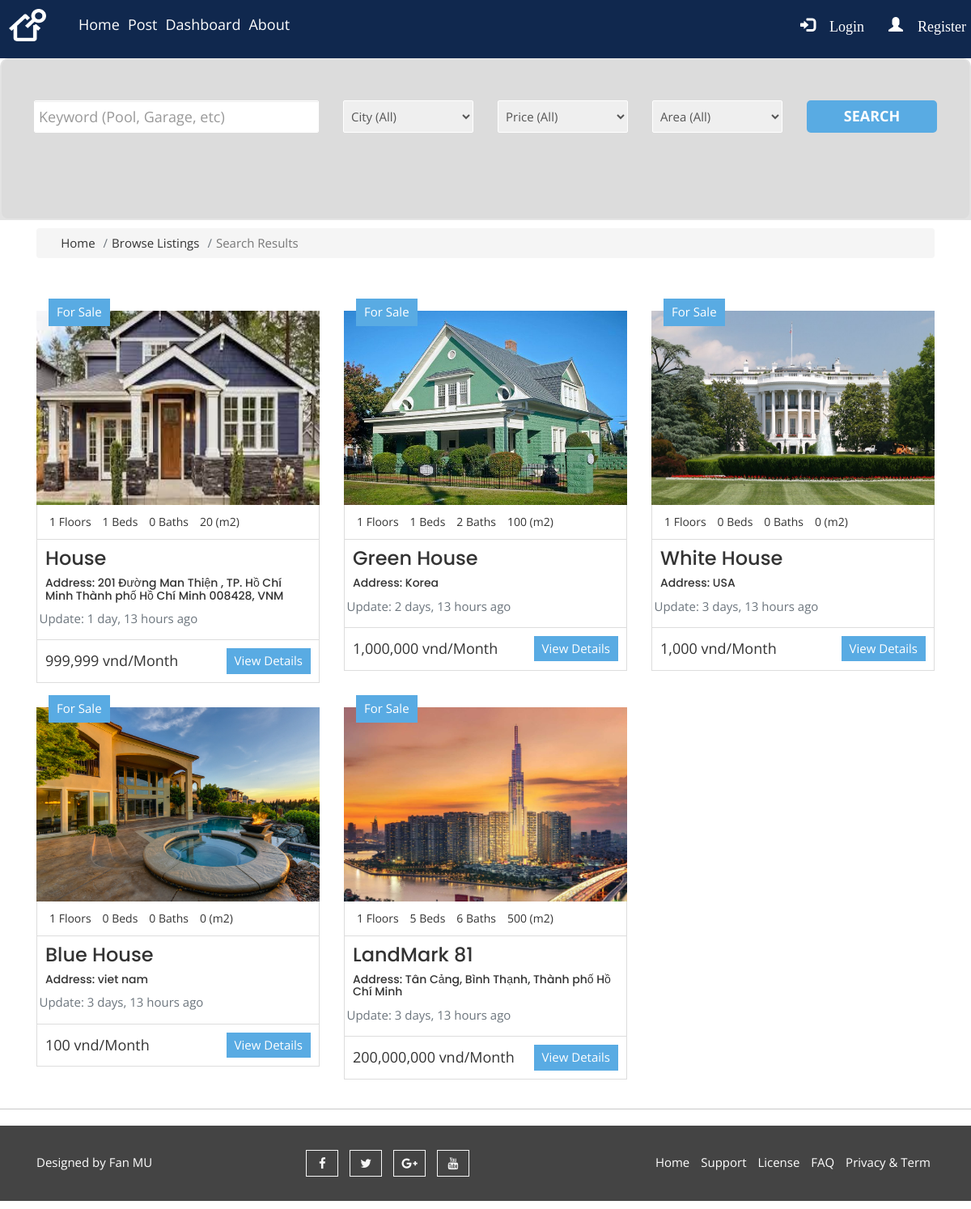
The page /search on the database as committed earlier.
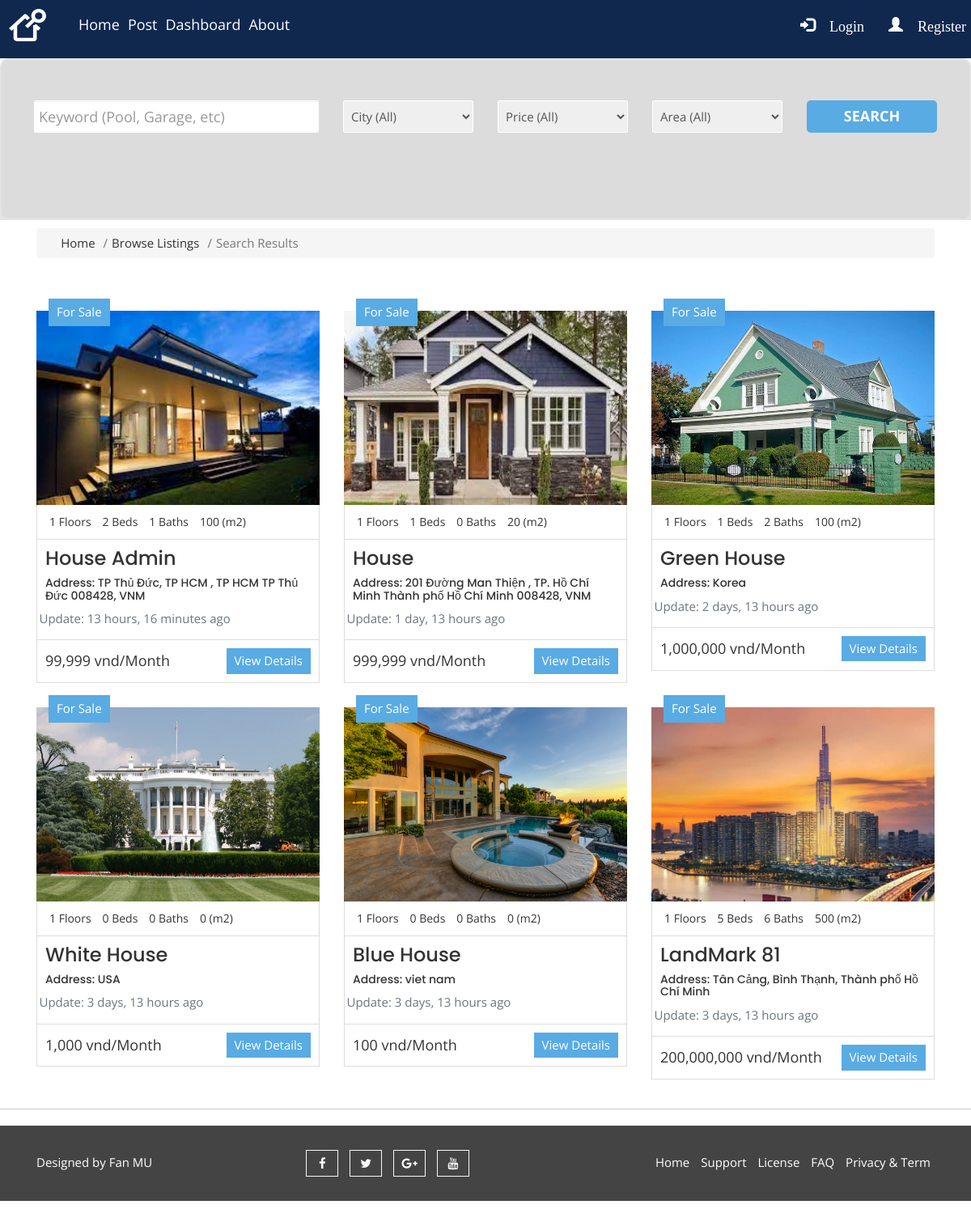
The same page on the database as committed later.
### house/models.py (models this page shows, shortened)
class Listing(models.Model):
    status_choices = (
        ("Available","Available"),
        ("Unvailable", "Unavailable"),
        ("Sale", "For Sale"),
    )
    city_choices = {
        ('TP. Hồ Chí Minh', "TP. Hồ Chí Minh"),
        ('Hà Nội', 'Hà Nội'),
        ('Đà Nẵng', 'Đà Nẵng'),
    }
    status = models.CharField(max_length = 20, choices=status_choices, default="Available")
    lessor = models.ForeignKey(Profile,on_delete = models.CASCADE, blank=True,null=True)
    title = models.CharField(max_length = 120)
    address = models.CharField(max_length = 200)
    city = models.CharField(max_length = 100,choices=city_choices,default='TP. Hồ Chí Minh')
    description = models.TextField(blank=True)
    price = models.IntegerField()
    area = models.IntegerField()
    floor= models.IntegerField(default=1)
    bedrooms = models.IntegerField(default=0)
    kitcheen = models.IntegerField(default=0)
    bathrooms = models.IntegerField(default=0)
    garage = models.BooleanField(default=0)
    AirCondition = models.BooleanField(default=0)
    ComunityCenter = models.BooleanField(default=0)
    SecuritySystem = models.BooleanField(default=0)
    Furniture = models.TextField(default=0)
    list_date = models.DateField(default = datetime.now,blank = True)
    photo_main = models.ImageField(upload_to = 'photos/%Y/%m/%d/')
    photo_1 = models.ImageField(upload_to = 'photos/%Y/%m/%d/',blank =True)
    photo_2 = models.ImageField(upload_to = 'photos/%Y/%m/%d/',blank =True)
    photo_3 = models.ImageField(upload_to = 'photos/%Y/%m/%d/',blank =True)
    photo_4 = models.ImageField(upload_to = 'photos/%Y/%m/%d/',blank =True)
    photo_5 = models.ImageField(upload_to = 'photos/%Y/%m/%d/',blank =True)

### house/views.py (the view)
# urls.py: path('search',views.search,name = "search"),
def search(request):
    queryset_list = Listing.objects.order_by('-list_date')
    if 'keywords' in request.GET:
        keywords = request.GET['keywords']
        if keywords:
            queryset_list = queryset_list.filter(description__icontains = keywords)
    if 'city' in request.GET:
        city = request.GET['city']
        if city:
            queryset_list = queryset_list.filter(city__iexact = city)
    if 'state' in request.GET:
        state = request.GET['state']
        if state:
            queryset_list = queryset_list.filter(state__iexact = state)
    if 'bedrooms' in request.GET:
        bedrooms = request.GET['bedrooms']
        if bedrooms:
            queryset_list = queryset_list.filter(bedrooms__lte = bedrooms)
    if 'price' in request.GET:
        price = request.GET['price']
        if price:
            queryset_list = queryset_list.filter(price__lte = price)
    context =  {
        "city_choices": city_choices,
        "price_choices":price_choices,
        "area_choices":area_choices,
        "bedroom_choices":bedroom_choices,
        "listings":queryset_list,
        "values":request.GET,
    }
    return render(request,'listings/search.html',context)

### templates/listings/search.html (shortened to what this page needs)
{% extends 'base.html' %}
{% load static%}
{% load humanize %}
{% block content %}
 <section id="aa-advance-search" style="margin-top: 110px;margin-bottom:10px; ">
    <div container>
      <div class="aa-advance-search-area" >
        <form action="{% url 'search' %}" style="background-color:gainsboro;opacity: 1>
          <div class="form">
           <div class="aa-advance-search-top">
             <div class="row">
               <div class="col-md-4">
                 <div class="aa-single-advance-search">
                   <input type="text" name="keywords" class="form-control" placeholder="Keyword (Pool, Garage, etc)">
                 </div>
               </div>
               <div class="col-md-2">
                 <div class="aa-single-advance-search">
                   <select name="City" >
                    <option selected="true" disabled="disabled">City (All)</option>
                   </select>
                 </div>
               </div>
                 <div class="col-md-2">
                   <div class="aa-single-advance-search">
                     <select name="price" >
                      <option selected="true" disabled="disabled">Price (All)</option>
                     </select>
                   </div>
                 </div>
                 <div class="col-md-2">
                   <div class="aa-single-advance-search">
                     <select name="area" >
                      <option selected="true" disabled="disabled">Area (All)</option>
                     </select>
                   </div>
                 </div>
                 <div class="col-md-2">
                   <div class="aa-single-advance-search">
                     <button class="aa-search-btn" type="submit">Search</button>
                   </div>
                 </div>
             </div>
           </div>
         </div>
      </div>
  </section>
    <section id="bc" class="mt-3">
        <div class="container">
          <nav aria-label="breadcrumb">
            <ol class="breadcrumb">
              <li class="breadcrumb-item">
                <a href="{% url 'home' %}">
                  <i class="fas fa-home"></i> Home</a>
              </li>
              <li class="breadcrumb-item">
                <a href="{% url 'listings' %}">Browse Listings</a>
              </li>
              <li class="breadcrumb-item active"> Search Results</li>
            </ol>
          </nav>
        </div>
      <section id="listings" class="py-4">
        <div class="container">
          <div class="row">
        {% if listings %}
            {% for listing in listings %}
            <div class="col-md-4">
                <article class="aa-properties-item">
                  <a href="{% url 'listing' listing.pk%}" class="aa-properties-item-img">
                    <img src="{{listing.photo_main.url }}" alt="img" width="370" height="240">
                  </a>
                  <div class="aa-tag for-sale">
                    For Sale
                  </div>
                  <div class="aa-properties-item-content">
                    <div class="aa-properties-info">
                      <span>{{listing.floor}} Floors</span>
                      <span>{{listing.bedrooms}} Beds</span>
                      <span>{{listing.bathrooms}} Baths</span>
                      <span>{{listing.area}} (m2)</span>
                    </div>
                    <div class="aa-properties-about">
                      <h3><a href="#">{{listing.title}}</a></h3>
                      <h5>Address: {{listing.address}}</h5>
                      <div class="row text-secondary pb-2">
                        <div class="col-12">
                          Update: {{ listing.list_date | timesince }} ago</div>
                      </div>
                    </div>
                    <div class="aa-properties-detial">
                      <span class="aa-price">
                        {{listing.price| intcomma}} vnd/Month
                      </span>
                      <a href="{% url 'listing' listing.pk %}" class="aa-secondary-btn">View Details</a>
                    </div>
                  </div>
                </article>
              </div>
            {% endfor%}
        {% else %}
              <div class="col-md-12">
                <p>No listings available.</p>
              </div>
        {% endif %}
          </div>
        </div>
      </section>
{% endblock %}

### templates/base.html (shortened to what this page needs)
{% load static %}
{% load humanize %}
<!DOCTYPE html>
<html lang="en">
<head>
    <link href="https://cdn.jsdelivr.net/npm/bootstrap@5.1.3/dist/css/bootstrap.min.css" rel="stylesheet">
    <link href="{% static 'css/font-awesome.css' %}" rel="stylesheet">
    <link rel="stylesheet" href="{% static 'css/bootstrap.css' %}">
    <link rel="stylesheet" type="text/css" href="{% static 'css/slick.css' %}">
    <link rel="stylesheet" type="text/css" href="{% static 'css/nouislider.css' %}">
    <link rel="stylesheet" href="{% static 'css/jquery.fancybox.css' %}" type="text/css" media="screen" />
    <link id="switcher" href="{% static 'css/theme-color/default-theme.css' %}" rel="stylesheet">
    <link rel="stylesheet" href="{% static 'css/style.css' %}">
</head>
<body>
    {% include 'navbar.html' %}
    {% block content %}
    {% endblock%}
    <hr>
    {% include 'footer.html' %}
</body>
</html>

### templates/navbar.html (shortened to what this page needs)
{% load static %}
<div class="menu-bar">
<nav class="navbar navbar-expand-lg navbar-light " style="margin:-10px;">
  <div class="navbar-header">
    <a class="navbar-brand" href="{% url 'home' %}">
      <img src="{% static 'img/ico/logo.png'%}" width="46" height="40"></a>
  </div>
    <div class="collapse navbar-collapse" id="navbarNav">
      <ul class="navbar-nav">
        <li class="nav-item active">
          <a class="nav-link active" href="{% url 'home' %}" style="color:white;font-size:18px">Home <span class="sr-only">(current)</span></a>
        </li>
        <li class="nav-item active">
          <a class="nav-link" href="{% url 'create'  %}" style="color:white;font-size:18px">Post</a>
        </li>
        <li class="nav-item active">
          <a class="nav-link" href="{% url 'dashboard' %}" style="color:white;font-size:18px">Dashboard</a>
        </li>
        <li class="nav-item active">
          <a class="nav-link " href="{% url 'about' %}" style="color:white;font-size:18px">About</a>
        </li>
      </ul>
      <ul class="nav navbar-nav navbar-right">
        {% if user.is_authenticated %}
        <span class="hello-msg" style="color:white;font-size:18px">Hello, {{request.user}}</span>
        <li><a href="{% url 'profile'%}">
          <span class="glyphicon glyphicon-user" style="color:white;font-size:18px; margin-right:px" >Profile</span></a></li>
        <li><a href="{% url 'logout'%}">
          <span class="glyphicon glyphicon-log-out" style="color:white;font-size:18px" >LogOut</span></a></li>
        {% else %}
        <li>
          <a href="{% url 'login' %}">
          <span class="glyphicon glyphicon-log-in" style="color:white;font-size:18px"> Login</span> </a></li>
        <li><a href="{% url 'register' %}">
          <span class="glyphicon glyphicon-user" style="color:white;font-size:18px"> Register</span> </a></li>
        {% endif %}
      </ul>
    </div>
  </nav>
</div>

### templates/footer.html
{% load static %}
 <footer id="aa-footer" >
    <div class="container">
      <div class="row">
        <div class="col-md-12">
        <div class="aa-footer-area">
          <div class="row">
            <div class="col-md-3 col-sm-6 col-xs-12">
              <div class="aa-footer-left">
               <p>Designed by <a rel="nofollow" href="">Fan MU</a></p>
              </div>
            </div>
            <div class="col-md-3 col-sm-6 col-xs-12">
              <div class="aa-footer-middle">
                <a href="#"><i class="fa fa-facebook"></i></a>
                <a href="#"><i class="fa fa-twitter"></i></a>
                <a href="#"><i class="fa fa-google-plus"></i></a>
                <a href="#"><i class="fa fa-youtube"></i></a>
              </div>
            </div>
            <div class="col-md-6 col-sm-12 col-xs-12">
              <div class="aa-footer-right">
                <a href="#">Home</a>
                <a href="#">Support</a>
                <a href="#">License</a>
                <a href="#">FAQ</a>
                <a href="#">Privacy & Term</a>
              </div>
            </div>
          </div>
        </div>
      </div>
      </div>
    </div>
  </footer>

### webapp/static/css/theme-color/default-theme.css (style rules this page uses)
.aa-secondary-btn { background-color: #59abe3; }
#aa-advance-search .aa-advance-search-area .aa-advance-search-top .aa-single-advance-search .aa-search-btn { background-color: #59abe3; }
.aa-properties-item .for-sale { background-color: #59abe3; }

### templates/navbar.html (style rules this page uses)
.menu-bar { background-color: #10284e ; }
.navbar-brand { color:grey; font-size: larger; margin: 0px 5px 20px 5px; }

Rows that differ between the two databases and show on the page:
added Listing: photo_main (picture), floor "1", bedrooms "2", bathrooms "1", area "100", title "House Admin", address "TP Thủ Đức, TP HCM , TP HCM TP Thủ Đức 008428, VNM", list_date "13 hours, 16 minutes", price "99,999"
